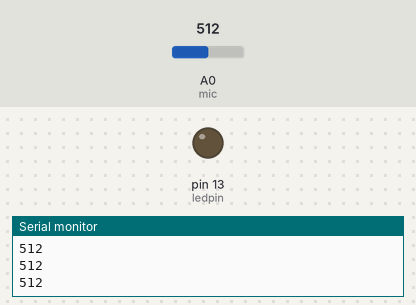
Recording of a sketch running on a simulated Arduino Uno, built with avr-gcc and run on an emulated ATmega328P. On the bench: output pins drawn as LEDs (lit = HIGH), the last lines printed to the serial monitor. The inputs (shaded band) are chosen by the test bench; at power-on: A0 (mic) = 512.

Above: at 1.2 s.
1.3 s: A0 (mic) set to 983
2.8 s: A0 (mic) set to 1010
At 3.31 s:
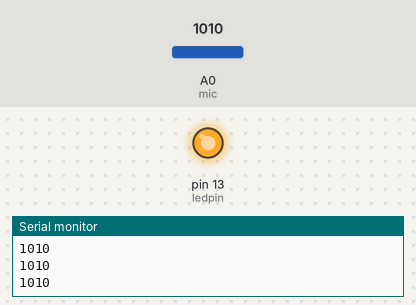
5.8 s: A0 (mic) set to 990
At 6.1 s:
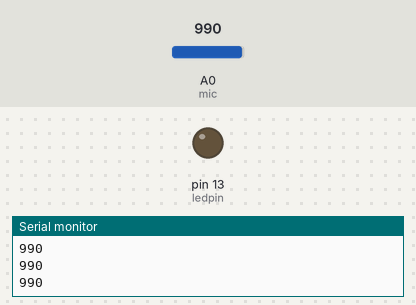
7.3 s: A0 (mic) set to 1023
At 7.8 s:
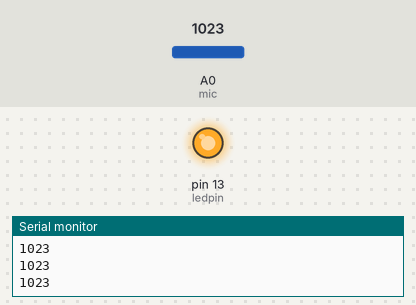
Timing chart, 0 to 10.3 s (numbered marks = the images above; inputs shaded):
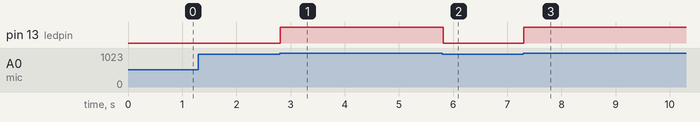

Measured:
- the behaviour switches between 1000 and 1001 on A0 (mic) (found by bisection; images 0 and 1)
- after the input at 2.8 s, pin 13 (ledpin): LOW → HIGH at once
- after the input at 5.8 s, pin 13 (ledpin): HIGH → LOW at once
- after the input at 7.3 s, pin 13 (ledpin): LOW → HIGH at once

The sketch:

5_Sound_Responsing_LED.ino
```cpp
#define ledpin 13
#define mic A0
void setup() {
  // put your setup code here, to run once:
pinMode(ledpin,OUTPUT);
pinMode(mic,INPUT);
Serial.begin(9600);
//digitalWrite(ledpin,LOW);
}

void loop() {
  // put your main code here, to run repeatedly:
int val=analogRead(mic);
Serial.println(val);
if(val>1000)
{
  digitalWrite(ledpin,HIGH);
  delay(100);
  digitalWrite(ledpin,LOW);
 // delay(1000);
}
}
```
